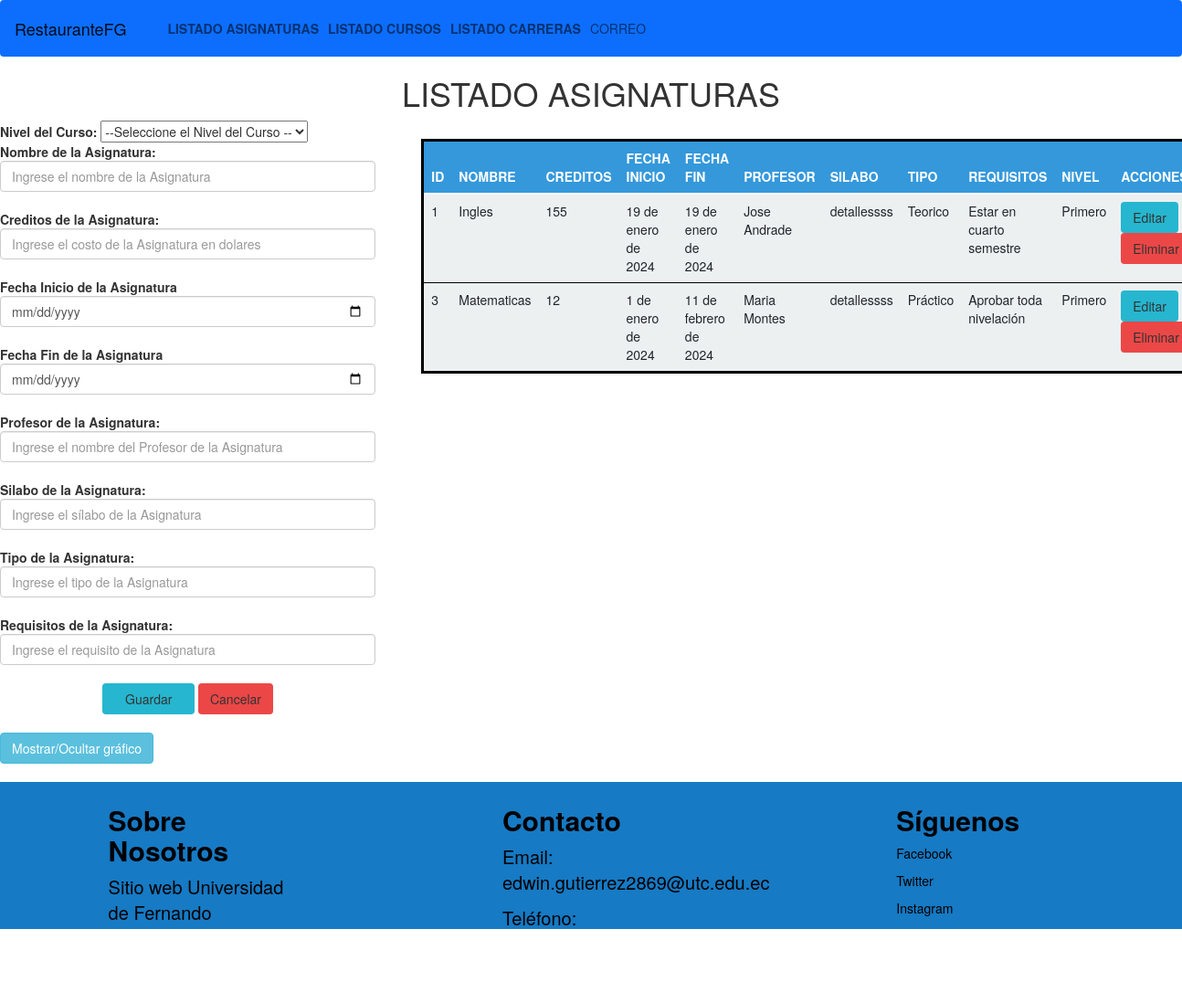
The page / on the database its author committed.
### Aplicaciones/MatriculasEFGT/models.py (models this page shows)
class AsignaturaEFGT(models.Model):
    id=models.AutoField(primary_key=True)
    nombreAsignaturaEFGT=models.CharField(max_length=150)
    creditosAsignaturaEFGT=models.PositiveIntegerField()
    fechaInicioAsignaturaEFGT=models.DateField()
    fechaFinalizacionAsignaturaEFGT=models.DateField()
    profesorAsignaturaEFGT=models.CharField(max_length=150)
    silaboAsignaturaEFGT=models.CharField(max_length=150)
    tipoAsignaturaEFGT=models.CharField(max_length=150)
    requisitosAsignaturaEFGT=models.CharField(max_length=150)
    curso=models.ForeignKey(CursoEFGT,null=True,blank=True,on_delete=models.PROTECT)

class CursoEFGT(models.Model):
    id=models.AutoField(primary_key=True)
    nivelCursoEFGT=models.CharField(max_length=50)
    descripcionCursoEFGT=models.TextField()
    aulaCursoEFGT=models.PositiveIntegerField()
    horarioCursoEFGT=models.CharField(max_length=20, help_text='Formato HH:MM - HH:MM')
    periodoCursoEFGT=models.CharField(max_length=150)
    carrera=models.ForeignKey(CarreraEFGT,null=True,blank=True,on_delete=models.PROTECT)

### Aplicaciones/MatriculasEFGT/views.py (the view)
# urls.py: path('',views.listadoAsignatura, name='listado_asignaturas'),
def listadoAsignatura(request):
    asignatura=AsignaturaEFGT.objects.all()
    cursosBdd=CursoEFGT.objects.all()
    return render(request,'listadoAsignatura.html',{'asignaturas':asignatura,'cursos':cursosBdd})

### Aplicaciones/MatriculasEFGT/templates/listadoAsignatura.html (shortened to what this page needs)
{% extends "./plantilla.html" %}
{% block contenido %}
{% load static %}
<center><h1>LISTADO ASIGNATURAS</h1></center>
<div class="row">
      <div class="col-md-4">
        <form class="" action="/guardarAsignatura/" method="post" enctype="multipart/form-data" id="frm_nuevo_asignatura">
          <b>Nivel del Curso: </b>
          <select name="id_curso" id="id_curso" data-live-search="true" data-live-search-style="startsWith" class="selectpicker"required>
            <br>
            <option value="">--Seleccione el Nivel del Curso --</option>
          </select>
          <br>
          <b>Nombre de la Asignatura: </b>
          <input type="text" name="nombreAsignaturaEFGT" id="nombreAsignaturaEFGT" value="" placeholder="Ingrese el nombre de la Asignatura" class="form-control" required>
          <br>
          <b>Creditos de la Asignatura: </b>
          <input type="number" name="creditosAsignaturaEFGT" id="creditosAsignaturaEFGT" value="" placeholder="Ingrese el costo de la Asignatura en dolares" class="form-control" required>
          <br>
          <b>Fecha Inicio de la Asignatura </b>
          <input type="date" name="fechaInicioAsignaturaEFGT" id="fechaInicioAsignaturaEFGT" value="" placeholder="Ingrese la fecha de inicio de la Asignatura" class="form-control" required>
          <br>
          <b>Fecha Fin de la Asignatura </b>
          <input type="date" name="fechaFinalizacionAsignaturaEFGT" id="fechaFinalizacionAsignaturaEFGT" value="" placeholder="Ingrese la fecha de Finalizacion de la Asignatura" class="form-control" required>
          <br>
          <b>Profesor de la Asignatura: </b>
          <input type="text" name="profesorAsignaturaEFGT" id="profesorAsignaturaEFGT" value="" placeholder="Ingrese el nombre del Profesor de la Asignatura" class="form-control" required>
          <br>
          <b>Silabo de la Asignatura: </b>
          <input type="text" name="silaboAsignaturaEFGT" id="silaboAsignaturaEFGT" value="" placeholder="Ingrese el sílabo de la Asignatura" class="form-control" required>
          <br>
          <b>Tipo de la Asignatura: </b>
          <input type="text" name="tipoAsignaturaEFGT" id="tipoAsignaturaEFGT" value="" placeholder="Ingrese el tipo de la Asignatura" class="form-control" required>
          <br>
          <b>Requisitos de la Asignatura: </b>
          <input type="text" name="requisitosAsignaturaEFGT" id="requisitosAsignaturaEFGT" value="" placeholder="Ingrese el requisito de la Asignatura" class="form-control" required>
          <br>
          <center class="button-container">
            <button type="submit" name="button" class="btn btn-custom-light"> &nbsp;&nbsp; Guardar &nbsp;&nbsp; </button>
            <button type="reset" name="button" class="btn btn-custom-secondary"> Cancelar </button>
          </center>
          <br>
        </form>
      </div>
      <div class="col-md-8">
        <br>
        <ul>
          <table class="table" id="tbl_asignaturas">
            <thead>
              <tr>
                <th>ID</th>
                <th>NOMBRE</th>
                <th>CREDITOS</th>
                <th>FECHA INICIO</th>
                <th>FECHA FIN</th>
                <th>PROFESOR</th>
                <th>SILABO</th>
                <th>TIPO</th>
                <th>REQUISITOS</th>
                <th>NIVEL</th>
                <th>ACCIONES</th>
              </tr>
            </thead>
              <tbody>
                {% for asignatura in asignaturas %}
                  <tr>
                    <td>{{asignatura.id}}</td>
                    <td>{{asignatura.nombreAsignaturaEFGT}}</td>
                    <td>{{asignatura.creditosAsignaturaEFGT}}</td>
                    <td>{{asignatura.fechaInicioAsignaturaEFGT}}</td>
                    <td>{{asignatura.fechaFinalizacionAsignaturaEFGT}}</td>
                    <td>{{asignatura.profesorAsignaturaEFGT}}</td>
                    <td>{{asignatura.silaboAsignaturaEFGT}}</td>
                    <td>{{asignatura.tipoAsignaturaEFGT}}</td>
                    <td>{{asignatura.requisitosAsignaturaEFGT}}</td>
                    <td>{{asignatura.curso.nivelCursoEFGT}}</td>
                    <td>
                      <a href="/editarAsignatura/{{asignatura.id}}" class="btn btn-custom-light">Editar</a>
                       <a href="javascript:void(0)"
                        onclick="eliminarAsignatura('/eliminarAsignatura/{{asignatura.id}}');"
                        class="btn btn-custom-secondary">
                          Eliminar
                        </a>
                    </td>
                  {% endfor %}
                  </tr>
              </tbody>
          </table>
      </div>
    </div>
          <button id="toggleChartButton" onclick="toggleChart()" class="btn btn-info">Mostrar/Ocultar gráfico</button>
          <br>
          <br>
    {% endblock %}

### UniversidadEFGT/static/css/principal.css (style rules this page uses)
table { border: 3px solid black !important; }
table thead { background-color: #3498db; color: #ffffff; }
table tbody { background-color: #ecf0f1; }
.btn-custom-light { background-color: #26B6CF; color: #333; }
.btn-custom-secondary { background-color: #EC4747; color: #333; }
body { margin: 0; padding: 0; font-family: Arial, sans-serif; }

### rows shown on the page
AsignaturaEFGT: id "1", nombreAsignaturaEFGT "Ingles", creditosAsignaturaEFGT "155", fechaInicioAsignaturaEFGT "19 de enero de 2024", fechaFinalizacionAsignaturaEFGT "19 de enero de 2024", profesorAsignaturaEFGT "Jose Andrade", silaboAsignaturaEFGT "detallessss", tipoAsignaturaEFGT "Teorico", requisitosAsignaturaEFGT "Estar en cuarto semestre", curso.nivelCursoEFGT "Primero"
AsignaturaEFGT: id "3", nombreAsignaturaEFGT "Matematicas", creditosAsignaturaEFGT "12", fechaInicioAsignaturaEFGT "1 de enero de 2024", fechaFinalizacionAsignaturaEFGT "11 de febrero de 2024", profesorAsignaturaEFGT "Maria Montes", silaboAsignaturaEFGT "detallessss", tipoAsignaturaEFGT "Práctico", requisitosAsignaturaEFGT "Aprobar toda nivelación", curso.nivelCursoEFGT "Primero"
